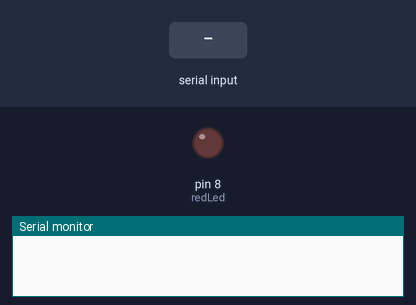
The sketch below on a simulated Arduino Uno, built with avr-gcc and run on an emulated ATmega328P. Parts: output pins drawn as LEDs (lit = HIGH), the last lines printed to the serial monitor. Inputs (shaded band) come from the test bench.

Above: at 1.2 s.
1.3 s: "1" received over Serial
At 1.9 s:
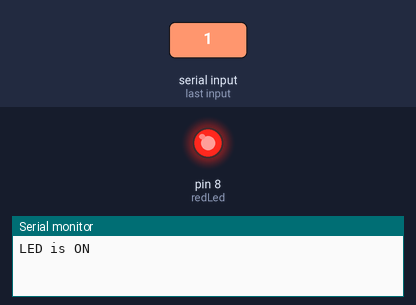
2.8 s: "0" received over Serial
At 3.1 s:
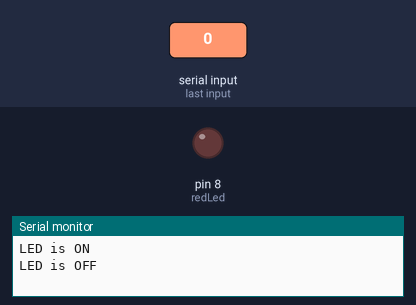
Timing chart, 0 to 5.8 s (numbered marks = the images above; inputs shaded):
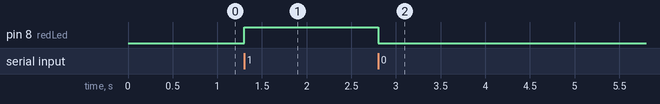

Measured:
- after the input at 1.3 s, pin 8 (redLed): LOW → HIGH at once
- after the input at 2.8 s, pin 8 (redLed): HIGH → LOW at once

The sketch:

hc-05_bluetooth.ino
```cpp
int redLed= 8;

char inputState = '0';

void setup()
{
  Serial.begin(9600);

  //Initialize LEDs
  pinMode(redLed, OUTPUT);
}

void loop()
{

  if(Serial.available()>0){

   inputState= Serial.read();

   if(inputState == '1'){

    digitalWrite(redLed, HIGH);
    Serial.println("LED is ON");
   }
   else if(inputState == '0') {

    digitalWrite(redLed, LOW);
    Serial.println("LED is OFF");
   }

  }

}
```
